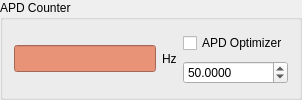
        <widget class="QGroupBox" name="groupBox_apd">
         <property name="title">
          <string>APD Counter</string>
         </property>
         <layout class="QGridLayout" name="gridLayout_5">
          <item row="0" column="3">
           <widget class="QCheckBox" name="apd_optimize_startstop_checkBox">
            <property name="text">
             <string>APD Optimizer</string>
            </property>
           </widget>
          </item>
          <item row="1" column="3">
           <widget class="QDoubleSpinBox" name="apd_counter_int_doubleSpinBox">
            <property name="suffix">
             <string/>
            </property>
            <property name="decimals">
             <number>4</number>
            </property>
            <property name="minimum">
             <double>1.000000000000000</double>
            </property>
            <property name="maximum">
             <double>1000.000000000000000</double>
            </property>
            <property name="value">
             <double>50.000000000000000</double>
            </property>
           </widget>
          </item>
          <item row="0" column="0" rowspan="2" colspan="2">
           <widget class="QLineEdit" name="apd_counter_output_lineEdit">
            <property name="palette">
             <palette>
              <active>
               <colorrole role="WindowText">
                <brush brushstyle="SolidPattern">
                 <color alpha="255">
                  <red>0</red>
                  <green>0</green>
                  <blue>0</blue>
                 </color>
                </brush>
               </colorrole>
               <colorrole role="Button">
                <brush brushstyle="SolidPattern">
                 <color alpha="255">
                  <red>232</red>
                  <green>146</green>
                  <blue>120</blue>
                 </color>
                </brush>
               </colorrole>
               <colorrole role="Light">
                <brush brushstyle="SolidPattern">
                 <color alpha="255">
                  <red>255</red>
                  <green>232</green>
                  <blue>225</blue>
                 </color>
                </brush>
               </colorrole>
               <colorrole role="Midlight">
                <brush brushstyle="SolidPattern">
                 <color alpha="255">
                  <red>243</red>
                  <green>189</green>
                  <blue>172</blue>
                 </color>
                </brush>
               </colorrole>
               <colorrole role="Dark">
                <brush brushstyle="SolidPattern">
                 <color alpha="255">
                  <red>116</red>
                  <green>73</green>
                  <blue>60</blue>
                 </color>
                </brush>
               </colorrole>
               <colorrole role="Mid">
                <brush brushstyle="SolidPattern">
                 <color alpha="255">
                  <red>155</red>
                  <green>97</green>
                  <blue>80</blue>
                 </color>
                </brush>
               </colorrole>
               <colorrole role="Text">
                <brush brushstyle="SolidPattern">
                 <color alpha="255">
                  <red>0</red>
                  <green>0</green>
                  <blue>0</blue>
                 </color>
                </brush>
               </colorrole>
               <colorrole role="BrightText">
                <brush brushstyle="SolidPattern">
                 <color alpha="255">
                  <red>255</red>
                  <green>255</green>
                  <blue>255</blue>
                 </color>
                </brush>
               </colorrole>
               <colorrole role="ButtonText">
                <brush brushstyle="SolidPattern">
                 <color alpha="255">
                  <red>0</red>
                  <green>0</green>
                  <blue>0</blue>
                 </color>
                </brush>
               </colorrole>
               <colorrole role="Base">
                <brush brushstyle="SolidPattern">
                 <color alpha="255">
                  <red>232</red>
                  <green>146</green>
                  <blue>120</blue>
                 </color>
                </brush>
               </colorrole>
               <colorrole role="Window">
                <brush brushstyle="SolidPattern">
                 <color alpha="255">
                  <red>232</red>
                  <green>146</green>
                  <blue>120</blue>
                 </color>
                </brush>
               </colorrole>
               <colorrole role="Shadow">
                <brush brushstyle="SolidPattern">
                 <color alpha="255">
                  <red>0</red>
                  <green>0</green>
                  <blue>0</blue>
                 </color>
                </brush>
               </colorrole>
               <colorrole role="AlternateBase">
                <brush brushstyle="SolidPattern">
                 <color alpha="255">
                  <red>243</red>
                  <green>200</green>
                  <blue>187</blue>
                 </color>
                </brush>
               </colorrole>
               <colorrole role="ToolTipBase">
                <brush brushstyle="SolidPattern">
                 <color alpha="255">
                  <red>255</red>
                  <green>255</green>
                  <blue>220</blue>
                 </color>
                </brush>
               </colorrole>
               <colorrole role="ToolTipText">
                <brush brushstyle="SolidPattern">
                 <color alpha="255">
                  <red>0</red>
                  <green>0</green>
                  <blue>0</blue>
                 </color>
                </brush>
               </colorrole>
              </active>
              <inactive>
               <colorrole role="WindowText">
                <brush brushstyle="SolidPattern">
                 <color alpha="255">
                  <red>0</red>
                  <green>0</green>
                  <blue>0</blue>
                 </color>
                </brush>
               </colorrole>
               <colorrole role="Button">
                <brush brushstyle="SolidPattern">
                 <color alpha="255">
                  <red>232</red>
                  <green>146</green>
                  <blue>120</blue>
                 </color>
                </brush>
               </colorrole>
               <colorrole role="Light">
                <brush brushstyle="SolidPattern">
                 <color alpha="255">
                  <red>255</red>
                  <green>232</green>
                  <blue>225</blue>
                 </color>
                </brush>
               </colorrole>
               <colorrole role="Midlight">
                <brush brushstyle="SolidPattern">
                 <color alpha="255">
                  <red>243</red>
                  <green>189</green>
                  <blue>172</blue>
                 </color>
                </brush>
               </colorrole>
               <colorrole role="Dark">
                <brush brushstyle="SolidPattern">
                 <color alpha="255">
                  <red>116</red>
                  <green>73</green>
                  <blue>60</blue>
                 </color>
                </brush>
               </colorrole>
               <colorrole role="Mid">
                <brush brushstyle="SolidPattern">
                 <color alpha="255">
                  <red>155</red>
                  <green>97</green>
                  <blue>80</blue>
                 </color>
                </brush>
               </colorrole>
               <colorrole role="Text">
                <brush brushstyle="SolidPattern">
                 <color alpha="255">
                  <red>0</red>
                  <green>0</green>
                  <blue>0</blue>
                 </color>
                </brush>
               </colorrole>
               <colorrole role="BrightText">
                <brush brushstyle="SolidPattern">
                 <color alpha="255">
                  <red>255</red>
                  <green>255</green>
                  <blue>255</blue>
                 </color>
                </brush>
               </colorrole>
               <colorrole role="ButtonText">
                <brush brushstyle="SolidPattern">
                 <color alpha="255">
                  <red>0</red>
                  <green>0</green>
                  <blue>0</blue>
                 </color>
                </brush>
               </colorrole>
               <colorrole role="Base">
                <brush brushstyle="SolidPattern">
                 <color alpha="255">
                  <red>232</red>
                  <green>146</green>
                  <blue>120</blue>
                 </color>
                </brush>
               </colorrole>
               <colorrole role="Window">
                <brush brushstyle="SolidPattern">
                 <color alpha="255">
                  <red>232</red>
                  <green>146</green>
                  <blue>120</blue>
                 </color>
                </brush>
               </colorrole>
               <colorrole role="Shadow">
                <brush brushstyle="SolidPattern">
                 <color alpha="255">
                  <red>0</red>
                  <green>0</green>
                  <blue>0</blue>
                 </color>
                </brush>
               </colorrole>
               <colorrole role="AlternateBase">
                <brush brushstyle="SolidPattern">
                 <color alpha="255">
                  <red>243</red>
                  <green>200</green>
                  <blue>187</blue>
                 </color>
                </brush>
               </colorrole>
               <colorrole role="ToolTipBase">
                <brush brushstyle="SolidPattern">
                 <color alpha="255">
                  <red>255</red>
                  <green>255</green>
                  <blue>220</blue>
                 </color>
                </brush>
               </colorrole>
               <colorrole role="ToolTipText">
                <brush brushstyle="SolidPattern">
                 <color alpha="255">
                  <red>0</red>
                  <green>0</green>
                  <blue>0</blue>
                 </color>
                </brush>
               </colorrole>
              </inactive>
              <disabled>
               <colorrole role="WindowText">
                <brush brushstyle="SolidPattern">
                 <color alpha="255">
                  <red>116</red>
                  <green>73</green>
                  <blue>60</blue>
                 </color>
                </brush>
               </colorrole>
               <colorrole role="Button">
                <brush brushstyle="SolidPattern">
                 <color alpha="255">
                  <red>232</red>
                  <green>146</green>
                  <blue>120</blue>
                 </color>
                </brush>
               </colorrole>
               <colorrole role="Light">
                <brush brushstyle="SolidPattern">
                 <color alpha="255">
                  <red>255</red>
                  <green>232</green>
                  <blue>225</blue>
                 </color>
                </brush>
               </colorrole>
               <colorrole role="Midlight">
                <brush brushstyle="SolidPattern">
                 <color alpha="255">
                  <red>243</red>
                  <green>189</green>
                  <blue>172</blue>
                 </color>
                </brush>
               </colorrole>
               <colorrole role="Dark">
                <brush brushstyle="SolidPattern">
                 <color alpha="255">
                  <red>116</red>
                  <green>73</green>
                  <blue>60</blue>
                 </color>
                </brush>
               </colorrole>
               <colorrole role="Mid">
                <brush brushstyle="SolidPattern">
                 <color alpha="255">
                  <red>155</red>
                  <green>97</green>
                  <blue>80</blue>
                 </color>
                </brush>
               </colorrole>
               <colorrole role="Text">
                <brush brushstyle="SolidPattern">
                 <color alpha="255">
                  <red>116</red>
                  <green>73</green>
                  <blue>60</blue>
                 </color>
                </brush>
               </colorrole>
               <colorrole role="BrightText">
                <brush brushstyle="SolidPattern">
                 <color alpha="255">
                  <red>255</red>
                  <green>255</green>
                  <blue>255</blue>
                 </color>
                </brush>
               </colorrole>
               <colorrole role="ButtonText">
                <brush brushstyle="SolidPattern">
                 <color alpha="255">
                  <red>116</red>
                  <green>73</green>
                  <blue>60</blue>
                 </color>
                </brush>
               </colorrole>
               <colorrole role="Base">
                <brush brushstyle="SolidPattern">
                 <color alpha="255">
                  <red>232</red>
                  <green>146</green>
                  <blue>120</blue>
                 </color>
                </brush>
               </colorrole>
               <colorrole role="Window">
                <brush brushstyle="SolidPattern">
                 <color alpha="255">
                  <red>232</red>
                  <green>146</green>
                  <blue>120</blue>
                 </color>
                </brush>
               </colorrole>
               <colorrole role="Shadow">
                <brush brushstyle="SolidPattern">
                 <color alpha="255">
                  <red>0</red>
                  <green>0</green>
                  <blue>0</blue>
                 </color>
                </brush>
               </colorrole>
               <colorrole role="AlternateBase">
                <brush brushstyle="SolidPattern">
                 <color alpha="255">
                  <red>232</red>
                  <green>146</green>
                  <blue>120</blue>
                 </color>
                </brush>
               </colorrole>
               <colorrole role="ToolTipBase">
                <brush brushstyle="SolidPattern">
                 <color alpha="255">
                  <red>255</red>
                  <green>255</green>
                  <blue>220</blue>
                 </color>
                </brush>
               </colorrole>
               <colorrole role="ToolTipText">
                <brush brushstyle="SolidPattern">
                 <color alpha="255">
                  <red>0</red>
                  <green>0</green>
                  <blue>0</blue>
                 </color>
                </brush>
               </colorrole>
              </disabled>
             </palette>
            </property>
            <property name="font">
             <font>
              <pointsize>12</pointsize>
             </font>
            </property>
            <property name="focusPolicy">
             <enum>Qt::NoFocus</enum>
            </property>
            <property name="readOnly">
             <bool>true</bool>
            </property>
           </widget>
          </item>
          <item row="0" column="2" rowspan="2">
           <widget class="QLabel" name="label_16">
            <property name="text">
             <string>Hz</string>
            </property>
           </widget>
          </item>
         </layout>
        </widget>
